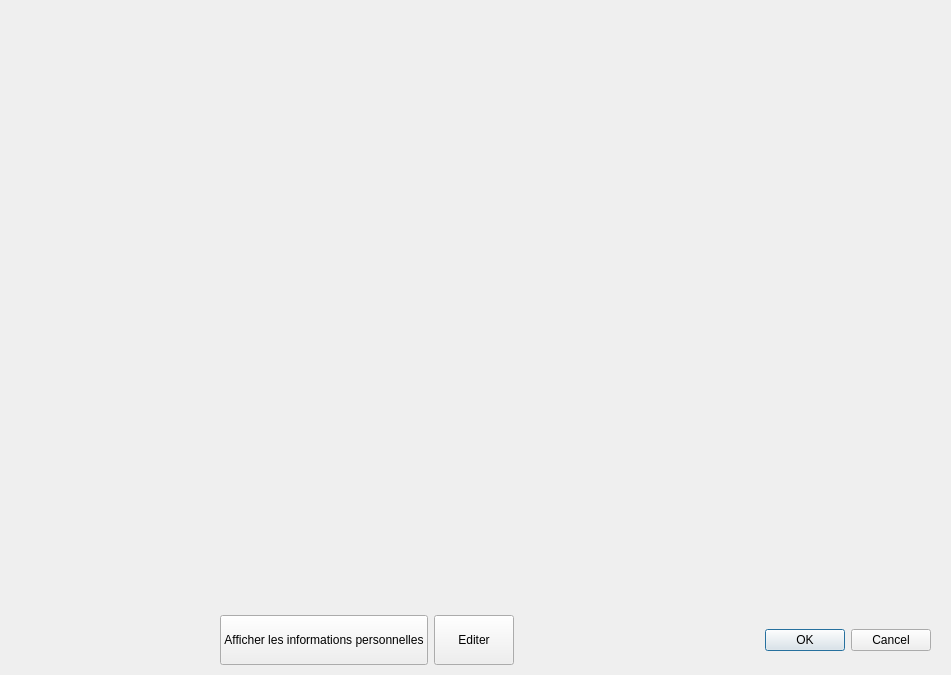
<?xml version="1.0" encoding="UTF-8"?>
<ui version="4.0">
 <class>DialogBase</class>
 <widget class="QDialog" name="DialogBase">
  <property name="geometry">
   <rect>
    <x>0</x>
    <y>0</y>
    <width>951</width>
    <height>675</height>
   </rect>
  </property>
  <property name="windowTitle">
   <string>Dialog</string>
  </property>
  <widget class="QWidget" name="horizontalLayoutWidget">
   <property name="geometry">
    <rect>
     <x>10</x>
     <y>0</y>
     <width>931</width>
     <height>601</height>
    </rect>
   </property>
   <layout class="QHBoxLayout" name="horizontalLayout">
    <item>
     <layout class="QFormLayout" name="formLayout1">
      <property name="fieldGrowthPolicy">
       <enum>QFormLayout::ExpandingFieldsGrow</enum>
      </property>
     </layout>
    </item>
    <item>
     <layout class="QFormLayout" name="formLayout2">
      <property name="fieldGrowthPolicy">
       <enum>QFormLayout::ExpandingFieldsGrow</enum>
      </property>
     </layout>
    </item>
    <item>
     <layout class="QFormLayout" name="formLayout3">
      <property name="fieldGrowthPolicy">
       <enum>QFormLayout::ExpandingFieldsGrow</enum>
      </property>
     </layout>
    </item>
    <item>
     <layout class="QFormLayout" name="formLayout_personnel">
      <property name="fieldGrowthPolicy">
       <enum>QFormLayout::ExpandingFieldsGrow</enum>
      </property>
     </layout>
    </item>
   </layout>
  </widget>
  <widget class="QWidget" name="horizontalLayoutWidget_2">
   <property name="geometry">
    <rect>
     <x>220</x>
     <y>610</y>
     <width>711</width>
     <height>61</height>
    </rect>
   </property>
   <layout class="QHBoxLayout" name="horizontalLayout_2">
    <item>
     <widget class="QPushButton" name="pushButton_perso">
      <property name="minimumSize">
       <size>
        <width>0</width>
        <height>50</height>
       </size>
      </property>
      <property name="text">
       <string>Afficher les informations personnelles</string>
      </property>
     </widget>
    </item>
    <item>
     <widget class="QPushButton" name="pushButton_editer">
      <property name="minimumSize">
       <size>
        <width>0</width>
        <height>50</height>
       </size>
      </property>
      <property name="text">
       <string>Editer</string>
      </property>
     </widget>
    </item>
    <item>
     <widget class="QDialogButtonBox" name="buttonBox">
      <property name="orientation">
       <enum>Qt::Horizontal</enum>
      </property>
      <property name="standardButtons">
       <set>QDialogButtonBox::Cancel|QDialogButtonBox::Ok</set>
      </property>
     </widget>
    </item>
   </layout>
  </widget>
 </widget>
 <resources/>
 <connections>
  <connection>
   <sender>buttonBox</sender>
   <signal>accepted()</signal>
   <receiver>DialogBase</receiver>
   <slot>accept()</slot>
   <hints>
    <hint type="sourcelabel">
     <x>248</x>
     <y>254</y>
    </hint>
    <hint type="destinationlabel">
     <x>157</x>
     <y>274</y>
    </hint>
   </hints>
  </connection>
  <connection>
   <sender>buttonBox</sender>
   <signal>rejected()</signal>
   <receiver>DialogBase</receiver>
   <slot>reject()</slot>
   <hints>
    <hint type="sourcelabel">
     <x>316</x>
     <y>260</y>
    </hint>
    <hint type="destinationlabel">
     <x>286</x>
     <y>274</y>
    </hint>
   </hints>
  </connection>
 </connections>
</ui>
